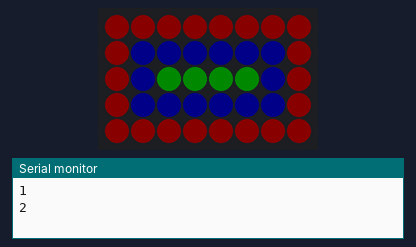
This sketch was run on a simulated Arduino Uno, built with avr-gcc and run on an emulated ATmega328P. On the bench: 8×5 RGB LED matrix (first LED top left, wired row by row), the last lines printed to the serial monitor. Dim RGB values are drawn brighter than linear.

Above: at 0.1 s.
At 0.7 s:
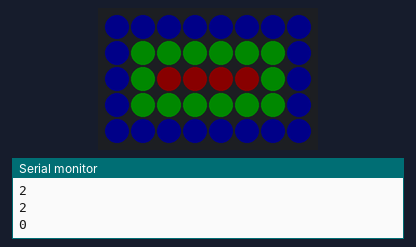
At 1.2 s:
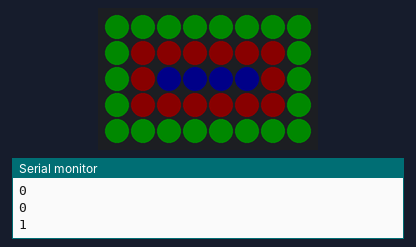

The sketch:

Complex_Animations.ino
```cpp
/*
 * This code is part of the University of Sheffield EEE Society Arduino Labs, Session Three. It makes the Adafruit Neopixel Shield
 * display random colours across all 40 LEDs. For more information about the society please visit our wesbite: www.eeesoc.com
 *
 * DATE: 27/10/2018
 * AUTHOR: Sam Maxwell
 */
 //LIBRARIES - Imports libraries of functions that we can use in the code
#include <Adafruit_NeoPixel.h>
#include <Adafruit_NeoMatrix.h>
#include <Adafruit_GFX.h>

//DEFINITIONS - Contains values that will not be changed whilst the code is running
//Neopixel setup definitions
#define NMBR_OF_NEOPXLS 40  //The number of neopixels we are interfacing with
#define MTRX_WDTH 8         //The width of the Neopixel matrix in LEDs
#define MTRX_HGHT 5        //The length of the Neopixel matrix in LEDs
#define PIN_NEOPXLS 6       //The pin the neopixel data line is connected too

//Neopixel Colour definitions, all values can be between 0 and 255
#define MAX_BRGHTNSS 10    //The maximum brightness of the LEDs

//VARIABLES - Contains values that will be changed whilst the code is running
//Generating an Adafruit Neomatrix, allows for more complex patterns (Text, Shapes) to be generated
Adafruit_NeoMatrix neopxlMtrx = Adafruit_NeoMatrix(MTRX_WDTH, MTRX_HGHT, PIN_NEOPXLS,
                              NEO_MATRIX_TOP + NEO_MATRIX_RIGHT +
                              NEO_MATRIX_ROWS + NEO_MATRIX_PROGRESSIVE,
                              NEO_GRB + NEO_KHZ800);

//MATRIX COLOURS
int RED = neopxlMtrx.Color(255, 0, 0);
int BLUE = neopxlMtrx.Color(0, 255, 0);
int GREEN = neopxlMtrx.Color(0, 0, 255);
int rectangleColours[3] = {RED, GREEN, BLUE};

//Variables to track the position of the cursor on the Matrix
int row = 0, column = 0;

//FUNCTIONS - Contain a collection of statements that we want to use frequently within our code
int checkColourIndex(int colourIndex){
  //Checking that the colour index has not overflowed the range of colours we have
  if (colourIndex > 2){
    colourIndex = colourIndex - 3;
  }

  //Returning the new Colour Index
  return(colourIndex);
}

//SETUP - Only run once, used for initial hardware and software setup
void setup(){
  //Beginning Serial Commmunications for debugging
  Serial.begin(115200);

  //Initializing the Neopixel display
  neopxlMtrx.begin();
  neopxlMtrx.fillScreen(0);         //Setting the screen to black
  neopxlMtrx.setCursor(0, 0);       //Setting the cursor to the top left of the matrix
  neopxlMtrx.setBrightness(MAX_BRGHTNSS);     //Setting the display brightness
  neopxlMtrx.setTextWrap(false);    //Stopping the matrix from wrapping text]
}

//LOOP - Run continously, used for the main functionality of your code
void loop(){
  //Looping through colours
  for (int firstColourIndex = 0; firstColourIndex < 3; firstColourIndex ++){
    //Creating a variable that tracks the colour that is currently being drawn
    int colourIndex = firstColourIndex;

    //Clearing the display
    neopxlMtrx.fillScreen(0);

    //Drawing the first rectangle
    neopxlMtrx.drawRect(0, 0, 8, 5, rectangleColours[colourIndex]);

    //Drawing the second rectangle
    colourIndex++;
    colourIndex = checkColourIndex(colourIndex);
    Serial.println(String(colourIndex));
    neopxlMtrx.drawRect(1, 1, 6, 3, rectangleColours[colourIndex]);

    //Drawing the third rectangle
    colourIndex++;
    colourIndex = checkColourIndex(colourIndex);
    Serial.println(String(colourIndex));
    neopxlMtrx.drawRect(2, 2, 4, 1, rectangleColours[colourIndex]);

    //Showing the current display
    neopxlMtrx.show();
    delay(500);
  }
}
```

Measured:
- by itself, everything shown: repeats every 1.7 s, in 3 steps
- what the display in image 0 shows lasts 0.5 s, from 0.1 s to 0.6 s
